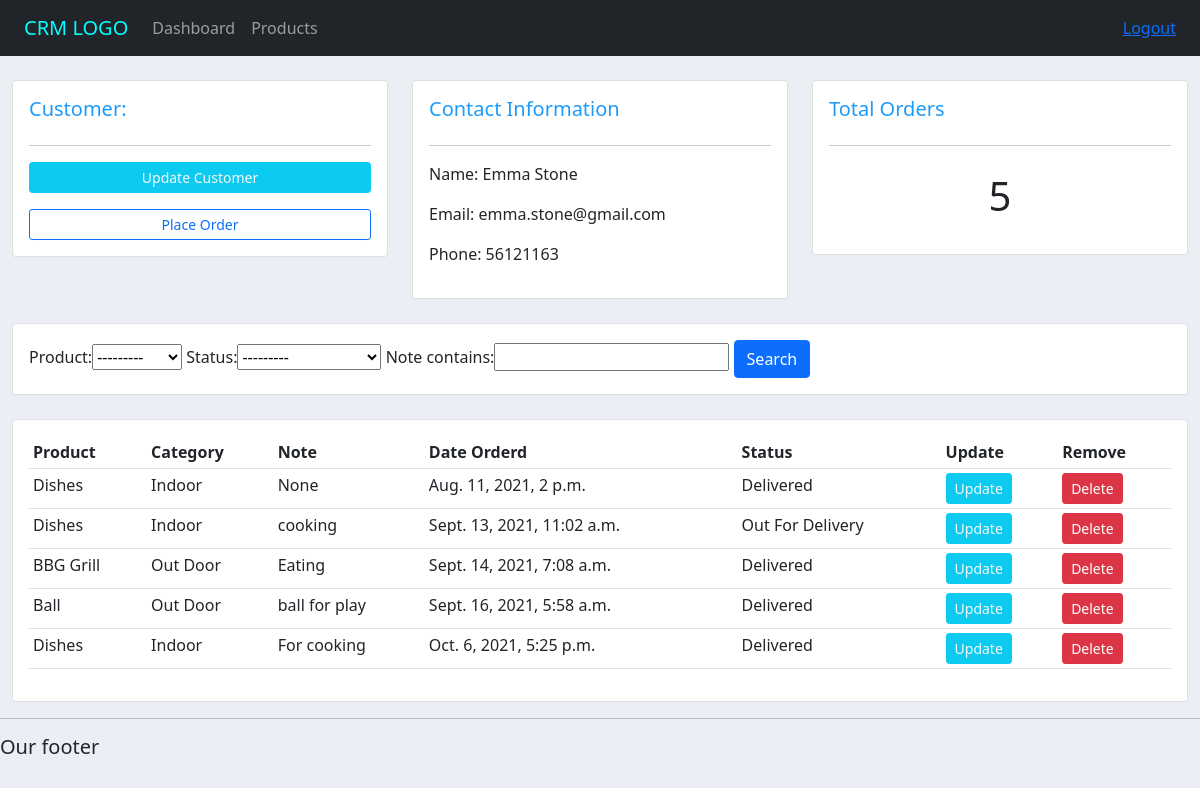
/customers/2, run on the app's committed database.
### accounts/models.py (models this page shows, shortened)
class Customer(models.Model):
    name = models.CharField(max_length=200,null=True)
    phone = models.CharField(max_length=100,null=True)
    email = models.CharField(max_length=100,null=True)
    date_created = models.DateTimeField(auto_now_add=True,null=True)

class Order(models.Model):
    STATUS = (
        ('Pending','Pending'),
        ('Out For Delivery','Out For Delivery'),
        ('Delivered','Delivered'),
    )
    customer = models.ForeignKey(Customer,null=True,on_delete=models.SET_NULL)
    product = models.ForeignKey(Product,null=True,on_delete=models.SET_NULL)
    date_created = models.DateTimeField(auto_now_add=True,null=True)
    status = models.CharField(max_length=200,null=True,choices=STATUS)
    note = models.CharField(max_length=100,null=True)

class Product(models.Model):
    CATEGORY = (
        ('Indoor', 'Indoor'),
        ('Out Door', 'Out Door'),
    )
    name = models.CharField(max_length=200,null=True)
    price = models.FloatField(null=True)
    category = models.CharField(max_length=200,null=True,choices=CATEGORY)
    description = models.CharField(max_length=200,null=True,blank=True)
    date_created = models.DateTimeField(auto_now_add=True,null=True)
    tag = models.ManyToManyField(Tag)
    def __str__(self):
        return self.name

### accounts/views.py (the view)
# urls.py: path('customers/<str:pk_test>',views.customers,name='customer'),
def customers(request,pk_test):
    customer = Customer.objects.get(id=pk_test)
    orders = customer.order_set.all()
    order_count = orders.count()
    order_Filter = OrderFilter(request.GET,queryset=orders)
    orders = order_Filter.qs
    context = {
        'customer' : customer,
        'orders' : orders,
        'order_count' : order_count,
        'orderFilter' : order_Filter,
    }
    return render(request,'accounts/customers.html',context)

### accounts/templates/accounts/customers.html (shortened to what this page needs)
{%  extends 'accounts/main.html' %}
{% block content %}
	<br>
<div class="row">
	<div class="col-md">
		<div class="card card-body">
			<h5 class="large-text">Customer:</h5>
			<hr>
			<a class="btn btn-info text-light btn-sm btn-block mb-3" href="">Update Customer</a>
			<a class="btn btn-outline-primary  btn-sm btn-block" href="{% url 'create_order_inline' customer.id %}">Place Order</a>
		</div>
	</div>
	<div class="col-md">
		<div class="card card-body">
			<h5 class="large-text">Contact Information</h5>
			<hr>
			<p>Name: <span class="pl-4">{{ customer.name }} </p>
			<p>Email: <span class="pl-4">{{ customer.email }}</span> </p>
			<p>Phone: <span class="pl-4">{{ customer.phone }} </p>
		</div>
	</div>
	<div class="col-md">
		<div class="card card-body">
			<h5 class="large-text">Total Orders</h5>
			<hr>
			<h1 style="text-align: center;padding: 10px">{{ order_count }}</h1>
		</div>
	</div>
</div>
<br>
<div class="row">
	<div class="col">
		<div class="card card-body">
			<form method="get">
				{{ orderFilter.form }}
		    <button class="btn btn-primary" type="submit">Search</button>
		  </form>
		</div>
	</div>
</div>
<br>
<div class="row">
	<div class="col-md">
		<div class="card card-body">
			<table class="table table-sm">
				<tr>
					<th>Product</th>
					<th>Category</th>
					<th>Note</th>
					<th>Date Orderd</th>
					<th>Status</th>
					<th>Update</th>
					<th>Remove</th>
				</tr>
				{% for order in orders %}
					<tr>
						<td> {{ order.product }} </td>
						<td> {{ order.product.category }} </td>
						<td> {{ order.note }} </td>
						<td> {{ order.date_created }} </td>
						<td> {{ order.status }} </td>
						<td><a href=" {% url 'update_order' order.id %}" class="btn btn-info btn-sm text-light">Update</a></td>
						<td><a href="{% url 'delete_order' order.id %}" class="btn btn-sm btn-danger">Delete</a></td>
					</tr>
				{% endfor %}
			</table>
		</div>
	</div>
</div>
{% endblock %}

### static/css/style.css (style rules this page uses)
body { background-color: #ebeff5; }
.large-text { color:#1B9CFC; }

### static/css/varriable.css (style rules this page uses)
* { margin:0; padding:0; box-sizing: border-box; }
:root { --roboto:"Roboto",cursive; --lato:"Lato",cursive; --princess-sofia:"Princess_Sofia",cursive; --sofia:"Sofia",cursive; --gugi:"Gugi",cursive; --primary-color:#ec5b53; --secondary-color:#2BBBAD; --text-color:#000A2D; --high-color:#FEF8F8; --gradient-color:linear-gradient(90deg,#4458dc 0%,#854fee 100%); }

### data on the page
Customer: name "Emma Stone", email "emma.stone@gmail.com", phone "56121163"
Order: product "Dishes", product.category "Indoor", note "None", date_created "Aug. 11, 2021, 2 p.m.", status "Delivered"
Order: product "Dishes", product.category "Indoor", note "cooking", date_created "Sept. 13, 2021, 11:02 a.m.", status "Out For Delivery"
Order: product "BBG Grill", product.category "Out Door", note "Eating", date_created "Sept. 14, 2021, 7:08 a.m.", status "Delivered"
Order: product "Ball", product.category "Out Door", note "ball for play", date_created "Sept. 16, 2021, 5:58 a.m.", status "Delivered"
Order: product "Dishes", product.category "Indoor", note "For cooking", date_created "Oct. 6, 2021, 5:25 p.m.", status "Delivered"

### other printed values
{{ order_count }} "5"
